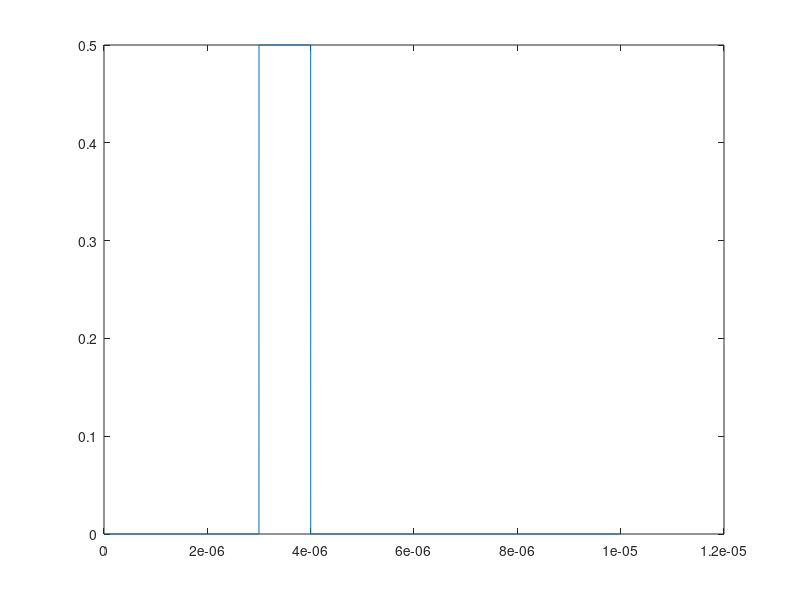

Write MATLAB code to recreate this figure.
return_signal=zeros(1,10000);
td=(450*2)/3e8;
ts=1e-9;
tau=1e-6;
for i=(td/ts):((td+tau)/ts)
    return_signal(i)=0.5;
end
time=zeros(1,10000);
for j=1:10000
    time(j)=j/1e9;
end
plot(time,return_signal)
